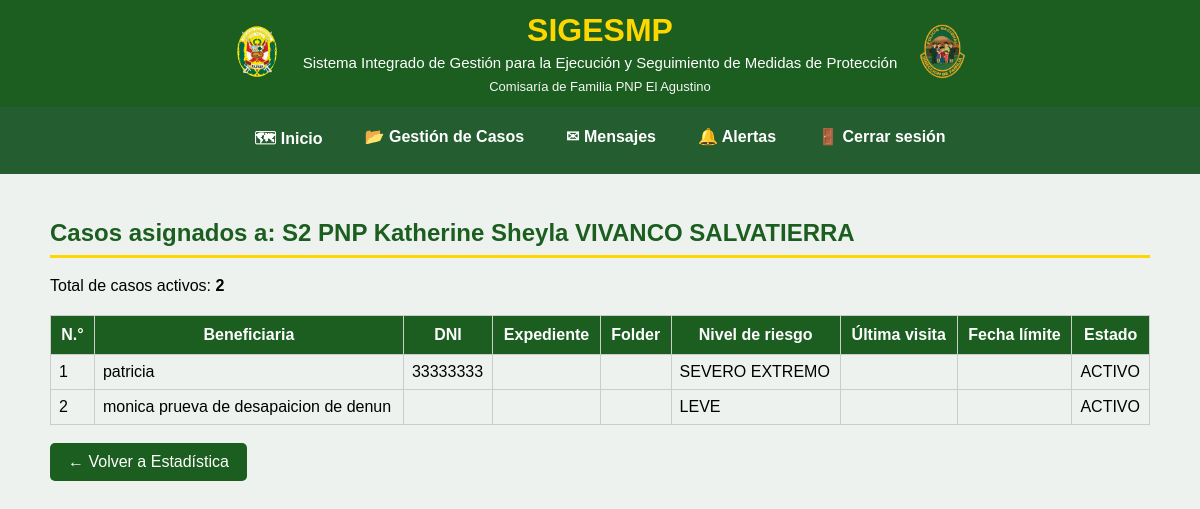
The app's page /casos-por-efectivo/9/ (signed in), older data.
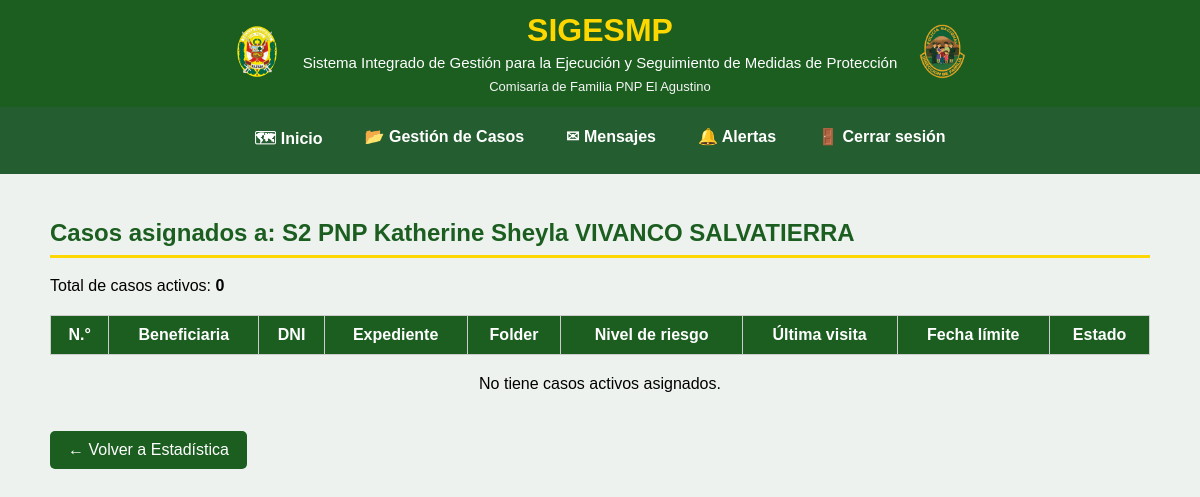
The same page, newer data.
### mapa/models.py (models this page shows, shortened)
class Caso(models.Model):
    RIESGOS = [
        ("LEVE", "Leve"),
        ("MODERADO", "Moderado"),
        ("SEVERO", "Severo"),
        ("SEVERO EXTREMO", "Severo extremo"),
        ("NO DETERMINADO", "No determinado"),
    ]
    NOTIFICACION = [
        ("PENDIENTE", "Pendiente"),
        ("NOTIFICADO", "Notificado"),
    ]
    TIPO_VIOLENCIA = [
        ("FISICA", "Física"),
        ("PSICOLOGICA", "Psicológica"),
        ("SEXUAL", "Sexual"),
        ("ECONOMICA", "Económica o Patrimonial"),
    ]
    ESTADO_UBICACION_AGRESOR = [
        ("UBICADO", "Ubicado"),
        ("NO UBICADO", "No ubicado"),
    ]
    beneficiario = models.CharField(max_length=200, blank=True)
    dni_beneficiario = models.CharField(
        max_length=8,
        blank=True
    )
    domicilio = models.CharField(max_length=300, blank=True)
    nivel_riesgo = models.CharField(
        max_length=30,
        choices=RIESGOS,
        blank=True
    )
    region_denuncia = models.ForeignKey(
        Region,
        on_delete=models.PROTECT,
        related_name="casos_denuncia_region",
        null=True,
        blank=True,
    )
    provincia_denuncia = models.ForeignKey(
        Provincia,
        on_delete=models.PROTECT,
        related_name="casos_denuncia_provincia",
        null=True,
        blank=True,
    )
    distrito_denuncia = models.ForeignKey(
        Distrito,
        on_delete=models.PROTECT,
        related_name="casos_denuncia_distrito",
        null=True,
        blank=True,
    )
    region_medida = models.ForeignKey(
        Region,
        on_delete=models.PROTECT,
        related_name="casos_medida_region",
        null=True,
        blank=True,
    )
    provincia_medida = models.ForeignKey(
        Provincia,
        on_delete=models.PROTECT,
        related_name="casos_medida_provincia",
        null=True,
        blank=True,
    )
    distrito_medida = models.ForeignKey(
        Distrito,
        on_delete=models.PROTECT,
        related_name="casos_medida_distrito",
        null=True,
        blank=True,
)
    comisaria_denuncia = models.CharField(
        max_length=150,
        verbose_name="Comisaría donde se interpuso la denuncia"
    )
    comisaria_medida = models.CharField(
        max_length=150,
        verbose_name="Comisaría de Familia responsable"
    )
    efectivo = models.CharField(max_length=100, blank=True)
    responsable = models.ForeignKey(
    User,
    null=True,
    blank=True,
    on_delete=models.SET_NULL,
    related_name="casos_asignados"
    )
    folder = models.CharField(max_length=100, blank=True)
    expediente = models.CharField(max_length=100, blank=True)
    agresor = models.CharField(
        max_length=200,
        blank=True
    )
    dni_agresor = models.CharField(
        max_length=8,
        blank=True
    )
    telefono_agresor = models.CharField(
        "Teléfono del agresor",
        max_length=50,
        blank=True
    )
    direccion_agresor = models.CharField(
        "Dirección del agresor",
        max_length=300,
        blank=True
    )
    agresor_registro = models.ForeignKey(
    "Agresor",
    on_delete=models.SET_NULL,
    null=True,
    blank=True,
    related_name="casos"
)
    estado_ubicacion_agresor = models.CharField(
        "Estado de ubicación del agresor",
        max_length=15,
        choices=ESTADO_UBICACION_AGRESOR,
        default="NO UBICADO"
    )
    latitud_agresor = models.FloatField(
        null=True,
        blank=True
    )
    longitud_agresor = models.FloatField(
        null=True,
        blank=True
    )
    telefono = models.CharField(
        "Teléfono de la beneficiaria",
        max_length=50,
        blank=True
    )
    fecha_denuncia = models.DateField(
        "Fecha de la denuncia",
        null=True,
        blank=True
    )
    violencia_fisica = models.BooleanField(
        "Violencia física",
        default=False
    )
    violencia_psicologica = models.BooleanField(
        "Violencia psicológica",
        default=False
    )
    violencia_sexual = models.BooleanField(
        "Violencia sexual",
        default=False
    )
    violencia_economica = models.BooleanField(
        "Violencia económica o patrimonial",
        default=False
    )
    fecha_registro = models.DateField(
        null=True,
        blank=True
    )
    ultima_visita = models.DateField(
        null=True,
        blank=True
    )
    fecha_limite = models.DateField(
        "Próximo seguimiento",
        null=True,
        blank=True
)
    notificacion_beneficiario = models.CharField(
        max_length=15,
        choices=NOTIFICACION,
        default="PENDIENTE"
    )
    fecha_notificacion_beneficiario = models.DateField(
        null=True,
        blank=True
    )
    motivo_notificacion_beneficiario_pendiente = models.TextField(
        "Motivo de notificación pendiente de la persona beneficiaria",
        blank=True
    )
    notificacion_agresor = models.CharField(
        max_length=15,
        choices=NOTIFICACION,
        default="PENDIENTE"
    )
    fecha_notificacion_agresor = models.DateField(
        null=True,
        blank=True
    )
    motivo_notificacion_agresor_pendiente = models.TextField(
        "Motivo de notificación pendiente de la persona agresora",
        blank=True
    )
    estado = models.CharField(
        max_length=15,
        default="ACTIVO"
    )
    fecha_eliminacion = models.DateTimeField(
        null=True,
        blank=True
    )
    eliminado_por = models.ForeignKey(
        User,
        null=True,
        blank=True,
        on_delete=models.SET_NULL,
        related_name="casos_eliminados"
    )
    latitud = models.FloatField(
        null=True,
        blank=True
    )
    longitud = models.FloatField(
        null=True,
        blank=True
    )
    edicion_autorizada = models.BooleanField(
        default=False
    )
    class Meta:
        permissions = [
            ("modificar_directo", "Puede modificar casos directamente"),
            ("aprobar_modificacion", "Puede aprobar modificaciones"),
            ("archivar_directo", "Puede archivar casos directamente"),
            ("aprobar_archivado", "Puede aprobar archivados"),
            ("eliminar_directo", "Puede eliminar casos directamente"),
            ("aprobar_eliminacion", "Puede aprobar eliminaciones"),
            ("administrar_usuarios", "Puede administrar usuarios"),
        ]

### mapa/views.py (the view)
@login_required
@grupo_requerido(
    "Administrador",
    "Jefe_MP",
    "Usuario_Estadistica"
)
def casos_por_efectivo(request, id):
    efectivo = get_object_or_404(
        User,
        pk=id
    )
    casos = Caso.objects.filter(
        responsable=efectivo,
        estado="ACTIVO"
    ).order_by("-id")
    return render(
        request,
        "mapa/casos_por_efectivo.html",
        {
            "efectivo": efectivo,
            "casos": casos,
        }
    )

### mapa/templates/mapa/casos_por_efectivo.html (shortened to what this page needs)
{% extends "mapa/base.html" %}
{% block content %}
<div style="padding:20px;">
    <h2>
        Casos asignados a:
        {{ efectivo.get_full_name|default:efectivo.username }}
    </h2>
    <p>
        Total de casos activos: <strong>{{ casos|length }}</strong>
    </p>
    <table
        style="
            width:100%;
            border-collapse:collapse;
            margin-top:20px;
        "
    >
        <thead>
            <tr style="background:#1B5E20;color:white;">
                <th style="padding:10px;border:1px solid #ccc;">
                    N.°
                </th>
                <th style="padding:10px;border:1px solid #ccc;">
                    Beneficiaria
                </th>
                <th style="padding:10px;border:1px solid #ccc;">
                    DNI
                </th>
                <th style="padding:10px;border:1px solid #ccc;">
                    Expediente
                </th>
                <th style="padding:10px;border:1px solid #ccc;">
                    Folder
                </th>
                <th style="padding:10px;border:1px solid #ccc;">
                    Nivel de riesgo
                </th>
                <th style="padding:10px;border:1px solid #ccc;">
                    Última visita
                </th>
                <th style="padding:10px;border:1px solid #ccc;">
                    Fecha límite
                </th>
                <th style="padding:10px;border:1px solid #ccc;">
                    Estado
                </th>
            </tr>
        </thead>
        <tbody>
            {% for caso in casos %}
            <tr>
                <td style="padding:8px;border:1px solid #ccc;">
                    {{ forloop.counter }}
                </td>
                <td style="padding:8px;border:1px solid #ccc;">
                    {{ caso.beneficiario }}
                </td>
                <td style="padding:8px;border:1px solid #ccc;">
                    {{ caso.dni_beneficiario }}
                </td>
                <td style="padding:8px;border:1px solid #ccc;">
                </td>
                <td style="padding:8px;border:1px solid #ccc;">
                </td>
                <td style="padding:8px;border:1px solid #ccc;">
                    {{ caso.nivel_riesgo }}
                </td>
                <td style="padding:8px;border:1px solid #ccc;">
                </td>
                <td style="padding:8px;border:1px solid #ccc;">
                </td>
                <td style="padding:8px;border:1px solid #ccc;">
                    {{ caso.estado }}
                </td>
            </tr>
            {% empty %}
            <tr>
                <td
                    colspan="9"
                    style="
                        padding:20px;
                        text-align:center;
                    "
                >
                    No tiene casos activos asignados.
                </td>
            </tr>
            {% endfor %}
        </tbody>
    </table>
    <br>
    <a
        href="{% url 'estadistica' %}"
        style="
            display:inline-block;
            padding:10px 18px;
            background:#1B5E20;
            color:white;
            text-decoration:none;
            border-radius:5px;
        "
    >
        ← Volver a Estadística
    </a>
</div>
{% endblock %}

Row changes from the older to the newer data that the page shows:
removed Caso: beneficiario "patricia", dni_beneficiario "33333333", nivel_riesgo "SEVERO EXTREMO", estado "ACTIVO"
removed Caso: beneficiario "monica prueva de desapaicion de denun", nivel_riesgo "LEVE", estado "ACTIVO"
Text that changed along with them:
{{ casos|length }}: "2" → "0"
text now shown: "No tiene casos activos asignados."
